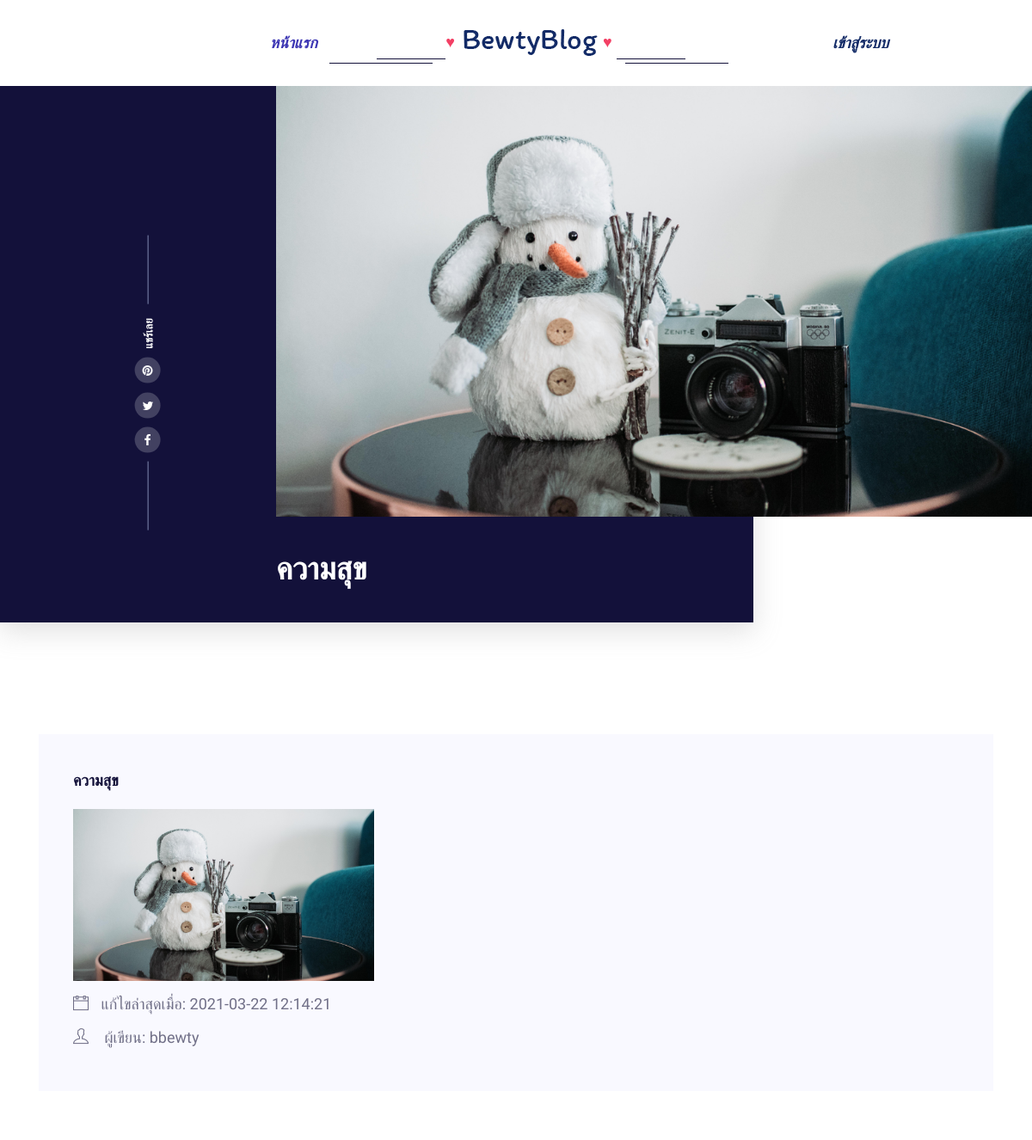
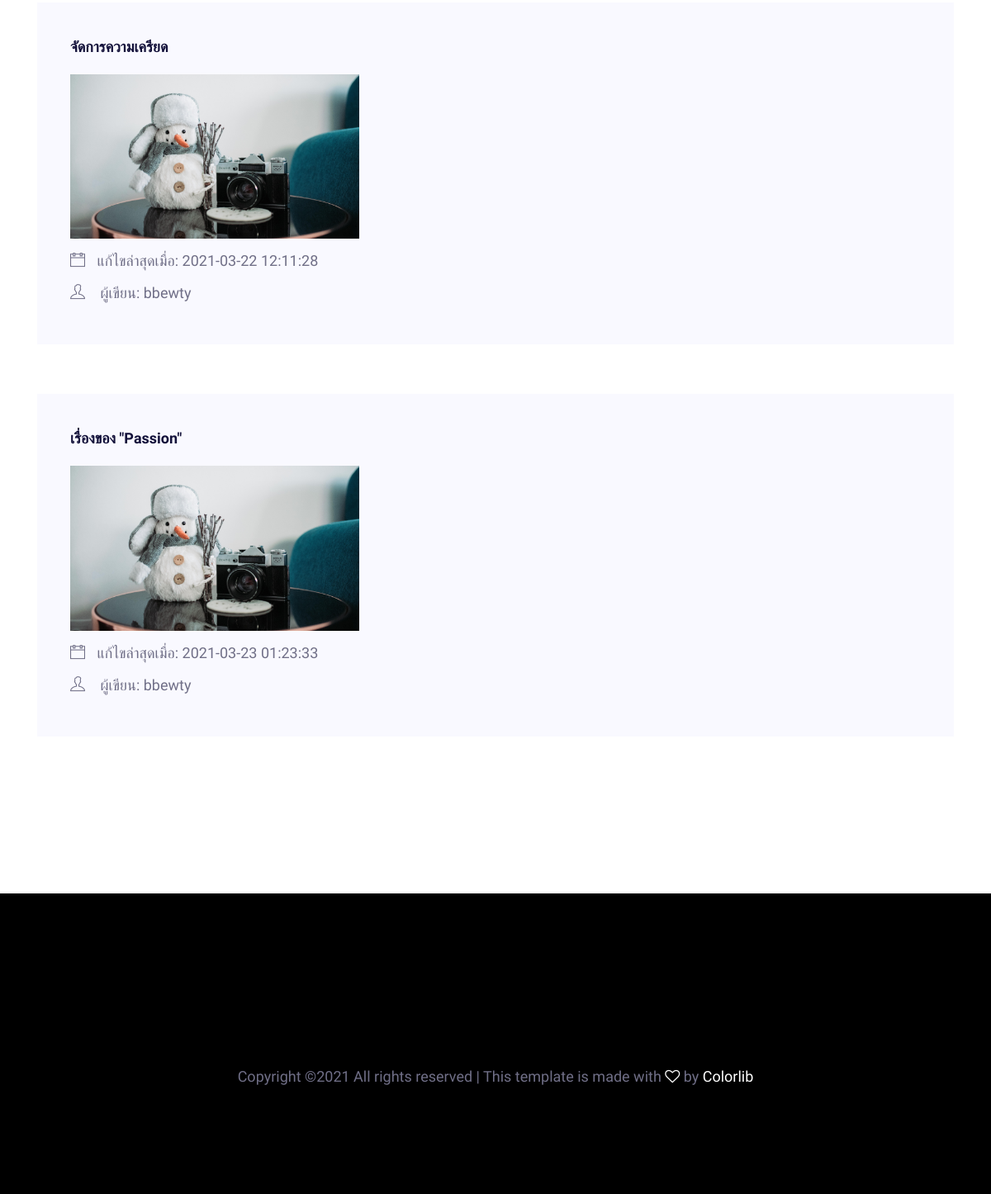
Screenshot of /miniproject/index.php with the database file from the repository (2 pictures, top to bottom).
### tables this page shows
CREATE TABLE `articles` (
  `id` int(11) NOT NULL COMMENT 'id บทความ',
  `title` varchar(255) NOT NULL COMMENT 'ชื่อบทความ',
  `body` text DEFAULT NULL COMMENT 'เนื้อหาบทความ',
  `create_ts` timestamp NOT NULL DEFAULT current_timestamp() COMMENT 'วันที่เวลาที่สร้างบทความ (auto เมื่อ insert บทความใหม่)',
  `authors_id` int(11) NOT NULL COMMENT 'รหัสผู้แต่ง',
  `updatetime` datetime DEFAULT NULL COMMENT 'วันที่ เวลา ที่ปรับปรุงบทความล่าสุด\nphp function -- date(''YYYY-mm-dd H:i:s'')',
  `publish_sts` char(1) NOT NULL DEFAULT 'N' COMMENT 'N = draft\nY = publish'
);

CREATE TABLE `authors` (
  `id` int(11) NOT NULL COMMENT 'id ผู้เขียน',
  `username` varchar(45) NOT NULL COMMENT 'username สำหรับล๊อกอิน',
  `passwd` varchar(45) NOT NULL COMMENT 'รหัสผ่าน ใช้ฟังก์ชั่น md5(********) เพื่อเข้ารหัส',
  `name` varchar(45) NOT NULL COMMENT 'ชื่อผู้เขียน',
  `penname` varchar(45) NOT NULL COMMENT 'นามปากกา',
  `email` varchar(45) NOT NULL COMMENT 'อีเมล'
);

### miniproject/index.php (the view, shortened to what this page needs)
<!DOCTYPE html>
<html lang="th" class="no-js">
<head>
  <link rel="stylesheet" href="css/linearicons.css" />
  <link rel="stylesheet" href="css/font-awesome.min.css" />
  <link rel="stylesheet" href="css/magnific-popup.css" />
  <link rel="stylesheet" href="css/nice-select.css" />
  <link rel="stylesheet" href="css/owl.carousel.css" />
  <link rel="stylesheet" href="css/bootstrap.css" />
  <link rel="stylesheet" href="css/bootstrap-datepicker.css" />
  <link rel="stylesheet" href="css/themify-icons.css" />
  <link rel="stylesheet" href="css/main.css" />
</head>
<body>
  <?php
  require_once('db.php');
  $sql = "SELECT articles.id, articles.title, articles.body ,articles.create_ts,
          articles.authors_id, articles.updatetime, articles.publish_sts, authors.penname
          FROM articles JOIN authors ON articles.authors_id = authors.id
          WHERE articles.publish_sts = 'Y'
          ORDER BY create_ts DESC";
  $result = $mysqli->query($sql);
  $result2 = $mysqli->query($sql);
  $rowcount = mysqli_num_rows($result);
  if (!$result) {
    echo ("Error: " . $mysqli->error);
  } else {
  ?>
    <header class="header-area">
      <div class="container">
        <div class="header-wrap">
          <div class="header-top d-flex justify-content-between align-items-lg-center navbar-expand-lg">
            <div class="col menu-left">
              <a class="active" href="index.php">หน้าแรก</a>
            </div>
            <div class="col-5 text-lg-center mt-2 mt-lg-0">
              <span class="logo-outer">
                ♥
                <span class="logo-inner">
                  <a href="index.php"><img class="mx-auto" src="img/logo.png" alt="" /></a>
                </span>
                ♥
              </span>
            </div>
            <nav class="col navbar navbar-expand-lg justify-content-end">
              <div class="collapse navbar-collapse menu-right" id="collapsibleNavbar">
                <ul class="navbar-nav justify-content-center w-100">
                  <?php if (isset($_SESSION['name'])) { ?>
                    <li class="nav-item">
                      <a href="editauthors.php" class="nav-link">ชื่อผู้เขียน : <?php echo $_SESSION['name']; ?> <span class="ti-pencil"></span></a>
                    </li>
                    <li class="nav-item">
                      <a class="nav-link" href="myarticle.php">บทความของฉัน</a>
                    </li>
                  <?php } else { ?>
                    <li class="nav-item">
                      <a class="nav-link" href="login.php">เข้าสู่ระบบ</a>
                    </li>
                  <?php } ?>
                </ul>
              </div>
            </nav>
          </div>
        </div>
      </div>
    </header>
    <section class="home-banner-area relative">
      <div class="container-fluid">
        <div class="row">
          <div class="owl-carousel home-banner-owl">
            <?php
            while ($row2 = $result2->fetch_object()) {
            ?>
              <div class="banner-img">
                <img class="img-fluid" src="img/banner/b1.jpg" alt="" />
                <div class="text-wrapper">
                  <a href="articles.php?id=<?php echo $row2->id; ?>" class="d-flex">
                    <h1>
                      <?php echo $row2->title ?>
                    </h1>
                  </a>
                </div>
              </div>
            <?php } ?>
          </div>
        </div>
      </div>
      <div class="social-icons">
        <ul>
          <li>
            <a href="index.php"><i class="fa fa-facebook"></i></a>
          </li>
          <li>
            <a href="index.php"><i class="fa fa-twitter"></i></a>
          </li>
          <li>
            <a href="index.php"><i class="fa fa-pinterest"></i></a>
          </li>
          <li class="diffrent">แชร์เลย</li>
        </ul>
      </div>
    </section>
    <section class="blog-post-area section-gap relative">
      <div class="container">
        <div class="row">
          <div class="col-lg-12">
            <div class="row">
              <?php if ($rowcount >= 1) { ?>
                <?php
                while ($row = $result->fetch_object()) {
                ?>
                  <div class="col-lg-12 col-md-12">
                    <div class="single-amenities">
                      <div class="amenities-details">
                        <h5>
                          <a href="articles.php?id=<?php echo $row->id; ?>"> <?php echo $row->title ?>
                          </a>
                        </h5>
                        <a href="articles.php?id=<?php echo $row->id; ?>">
                          <img src="img/b1.jpg" alt="" width="350px">
                        </a>
                        <div class="amenities-meta mb-10">
                          <span class="ti-calendar"></span> แก้ไขล่าสุดเมื่อ: <?php echo $row->updatetime ?>
                        </div>
                        <div class="amenities-meta mb-10">
                          <span class="ti-user mr-1"></span> ผู้เขียน: <?php echo $row->penname ?>
                        </div>
                      </div>
                    </div>
                  </div>
                <?php }
              } ?>
            </div>
          </div>
        </div>
    </section>
    <footer class="footer-area section-gap">
      <div class="container">
        <div class="footer-bottom d-flex justify-content-center align-items-center flex-wrap">
          <p class="footer-text m-0">
            Copyright &copy; All rights reserved | This template is made with <i class="fa fa-heart-o" aria-hidden="true"></i> by <a href="https://colorlib.com" target="_blank">Colorlib</a>
          </p>
        </div>
      </div>
    </footer>
  <?php } ?>
</body>
</html>

### rows the page displays
articles: title "ความสุข", updatetime "2021-03-22 12:14:21", authors.penname "bbewty"
articles: title "จัดการความเครียด", updatetime "2021-03-22 12:11:28", authors.penname "bbewty"
articles: title "เรื่องของ \"Passion\"", updatetime "2021-03-23 01:23:33", authors.penname "bbewty"
